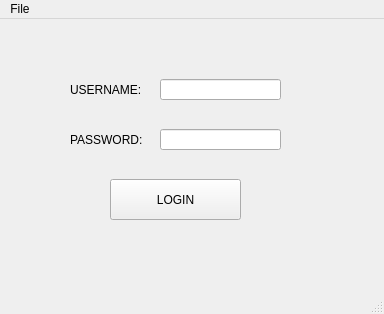
<?xml version="1.0" encoding="UTF-8"?>
<ui version="4.0">
 <class>MainWindow</class>
 <widget class="QMainWindow" name="MainWindow">
  <property name="geometry">
   <rect>
    <x>0</x>
    <y>0</y>
    <width>384</width>
    <height>314</height>
   </rect>
  </property>
  <property name="windowTitle">
   <string>MainWindow</string>
  </property>
  <widget class="QWidget" name="centralwidget">
   <widget class="QLabel" name="label">
    <property name="geometry">
     <rect>
      <x>70</x>
      <y>60</y>
      <width>81</width>
      <height>21</height>
     </rect>
    </property>
    <property name="text">
     <string>USERNAME:</string>
    </property>
   </widget>
   <widget class="QLabel" name="label_2">
    <property name="geometry">
     <rect>
      <x>70</x>
      <y>110</y>
      <width>81</width>
      <height>21</height>
     </rect>
    </property>
    <property name="text">
     <string>PASSWORD:</string>
    </property>
   </widget>
   <widget class="QPushButton" name="loginButton">
    <property name="geometry">
     <rect>
      <x>110</x>
      <y>160</y>
      <width>131</width>
      <height>41</height>
     </rect>
    </property>
    <property name="text">
     <string>LOGIN</string>
    </property>
   </widget>
   <widget class="QLineEdit" name="username">
    <property name="geometry">
     <rect>
      <x>160</x>
      <y>60</y>
      <width>121</width>
      <height>21</height>
     </rect>
    </property>
   </widget>
   <widget class="QLineEdit" name="password">
    <property name="geometry">
     <rect>
      <x>160</x>
      <y>110</y>
      <width>121</width>
      <height>21</height>
     </rect>
    </property>
   </widget>
  </widget>
  <widget class="QMenuBar" name="menubar">
   <property name="geometry">
    <rect>
     <x>0</x>
     <y>0</y>
     <width>384</width>
     <height>24</height>
    </rect>
   </property>
   <widget class="QMenu" name="menuFile">
    <property name="title">
     <string>File</string>
    </property>
    <addaction name="actionClose"/>
   </widget>
   <addaction name="menuFile"/>
  </widget>
  <widget class="QStatusBar" name="statusbar"/>
  <action name="actionClose">
   <property name="checkable">
    <bool>false</bool>
   </property>
   <property name="text">
    <string>Close</string>
   </property>
  </action>
 </widget>
 <resources/>
 <connections/>
</ui>
